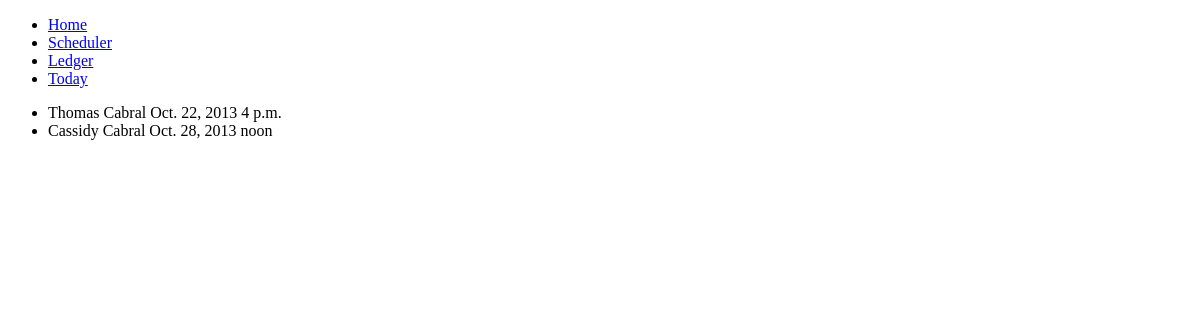
Page /scheduler/ledger/ on the earlier database version.
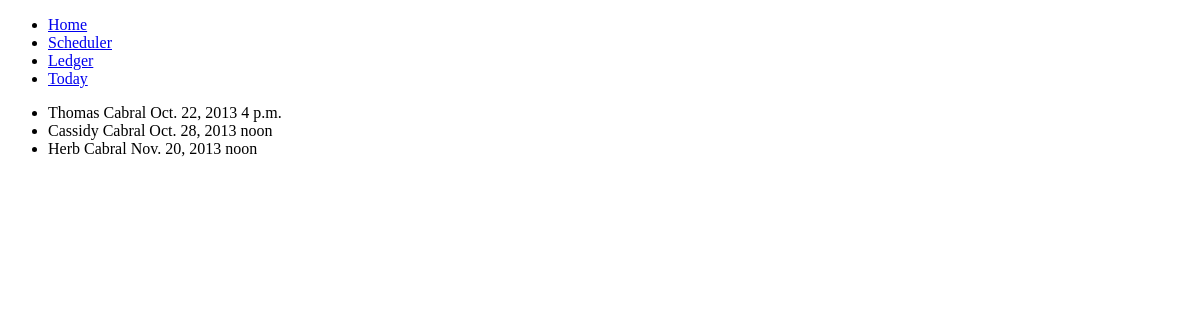
Same page on the later database version.
### scheduler/models.py (models this page shows, shortened)
class Appointment(models.Model):
    first_name = models.CharField(max_length=55)
    last_name = models.CharField(max_length=55)
    date_of_departure = models.DateField(verbose_name='Day of departure')
    time_of_departure = models.TimeField(verbose_name='Take off time')
    pilot = models.ForeignKey(Pilot)
    aircraft = models.ForeignKey(Aircraft)
    booked_on = models.DateTimeField(auto_now=True)

### scheduler/views.py (the view)
class Ledger(generic.ListView):
    model = Appointment
    template_name = 'scheduler/ledger.html'

### scheduler/templates/scheduler/ledger.html
{% extends 'base.html' %}
{% block content %}
    <ul>
    {% for appointment in object_list %}
        <li>
        {{ appointment.first_name }} {{ appointment.last_name }}
        {{ appointment.date_of_departure }} {{ appointment.time_of_departure }}
        </li>
    {% endfor %}
    </ul>
{% endblock %}

### templates/base.html (shortened to what this page needs)
<!DOCTYPE html>
<html>
<head>
</head>
<body>
<div>
{% block menu %}
    <ul>
    <li><a href="#">Home</a> </li>
    <li><a href="/scheduler/">Scheduler</a> </li>
    <li><a href="/scheduler/ledger/">Ledger</a> </li>
    <li><a href="/scheduler/{% now 'Y/b/d' %}">Today</a> </li>
    </ul>
{% endblock %}
</div>
<div>
{% block content %}{% endblock %}
</div>
</body>
</html>

Differences in the rows shown:
added Appointment: first_name "Herb", last_name "Cabral", date_of_departure "Nov. 20, 2013", time_of_departure "noon"
